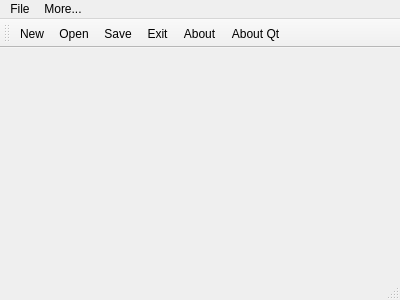
<?xml version="1.0" encoding="UTF-8"?>
<ui version="4.0">
 <class>MainWindow</class>
 <widget class="QMainWindow" name="MainWindow">
  <property name="geometry">
   <rect>
    <x>0</x>
    <y>0</y>
    <width>400</width>
    <height>300</height>
   </rect>
  </property>
  <property name="windowTitle">
   <string>MainWindow</string>
  </property>
  <widget class="QWidget" name="centralWidget"/>
  <widget class="QMenuBar" name="menuBar">
   <property name="geometry">
    <rect>
     <x>0</x>
     <y>0</y>
     <width>400</width>
     <height>21</height>
    </rect>
   </property>
   <widget class="QMenu" name="menuFile">
    <property name="title">
     <string>File</string>
    </property>
    <addaction name="actionNew"/>
    <addaction name="actionOpen"/>
    <addaction name="actionSave"/>
    <addaction name="actionExit"/>
   </widget>
   <widget class="QMenu" name="menuMore">
    <property name="title">
     <string>More...</string>
    </property>
    <addaction name="actionAbout"/>
    <addaction name="actionAbout_Qt"/>
   </widget>
   <addaction name="menuFile"/>
   <addaction name="menuMore"/>
  </widget>
  <widget class="QToolBar" name="mainToolBar">
   <attribute name="toolBarArea">
    <enum>TopToolBarArea</enum>
   </attribute>
   <attribute name="toolBarBreak">
    <bool>false</bool>
   </attribute>
   <addaction name="actionNew"/>
   <addaction name="actionOpen"/>
   <addaction name="actionSave"/>
   <addaction name="actionExit"/>
   <addaction name="actionAbout"/>
   <addaction name="actionAbout_Qt"/>
  </widget>
  <widget class="QStatusBar" name="statusBar"/>
  <action name="actionNew">
   <property name="text">
    <string>New</string>
   </property>
  </action>
  <action name="actionOpen">
   <property name="text">
    <string>Open</string>
   </property>
  </action>
  <action name="actionSave">
   <property name="text">
    <string>Save</string>
   </property>
  </action>
  <action name="actionExit">
   <property name="text">
    <string>Exit</string>
   </property>
  </action>
  <action name="actionAbout">
   <property name="text">
    <string>About</string>
   </property>
  </action>
  <action name="actionAbout_Qt">
   <property name="text">
    <string>About Qt</string>
   </property>
  </action>
 </widget>
 <layoutdefault spacing="6" margin="11"/>
 <resources/>
 <connections/>
</ui>
